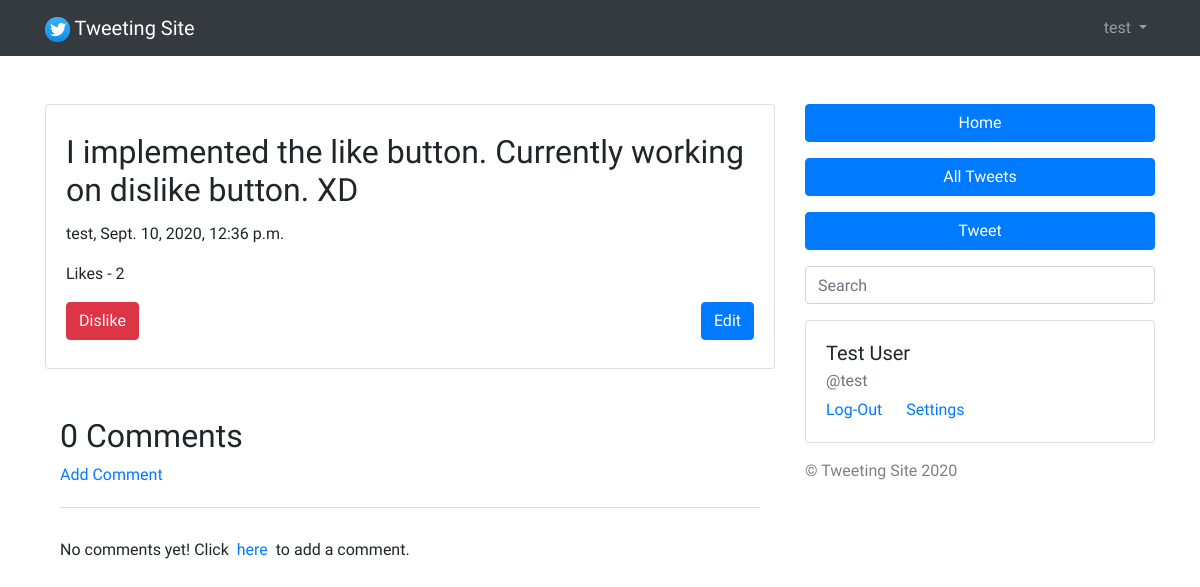
/tweet/test-e066196e-89a2-4fe4-a121-33d15183bd48/ (signed in), run on an earlier commit of the app's database.
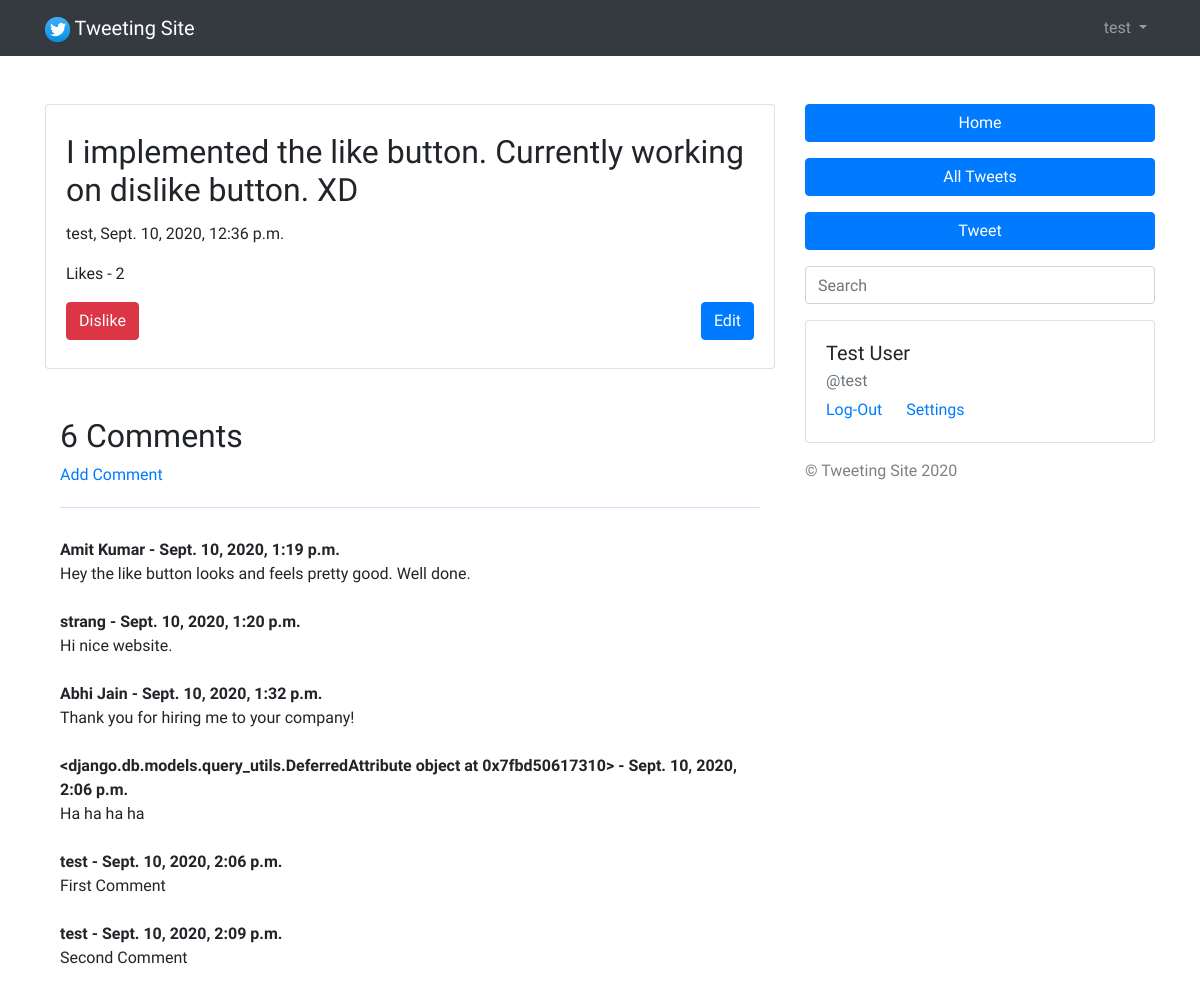
And on a later commit of the database.
### feed/models.py (models this page shows, shortened)
class Tweet(models.Model):
    body = models.TextField(max_length=255, null=False, blank=False)
    date_published = models.DateTimeField(auto_now_add=True, verbose_name='date published')
    date_updated = models.DateTimeField(auto_now=True, verbose_name='date updated')
    author = models.ForeignKey(settings.AUTH_USER_MODEL, on_delete=models.CASCADE)
    likes = models.ManyToManyField(settings.AUTH_USER_MODEL, related_name='tweets')
    slug = models.SlugField(blank=True, unique=True)

class Comment(models.Model):
    tweet = models.ForeignKey(Tweet, related_name='comments', on_delete=models.CASCADE)
    name = models.CharField(max_length=255)
    body = models.TextField()
    date_created = models.DateTimeField(auto_now_add=True)

### user/models.py (models this page shows)
class CustomUser(AbstractUser):
    def __str__(self):
        return self.username

### feed/views.py (the view)
# urls.py: path('<slug>/', tweet_detail_view, name='tweet_detail'),
def tweet_detail_view(request, slug):
    context = {}
    tweet = get_object_or_404(Tweet, slug=slug)
    liked = False
    if tweet.likes.filter(id=request.user.id).exists():
        liked = True
    context['tweet'] = tweet
    context['liked'] = liked
    return render(request, 'feed/tweet_detail.html', context)

### feed/templates/feed/tweet_detail.html (shortened to what this page needs)
{% extends 'base.html' %}
{% load static %}
{% block content %}
<div class="container mt-5">
    <div class="row">
        <div class="col-8">
            <div class="container">
                <div class="row">
                    <div class="card m-auto" style="width:100%">
                        <div class="card-body my-2">
                            <h2 class="card-title">
                                {{tweet.body}}
                            </h2>
                            <p class="card-text">{{tweet.author.username}}, {{tweet.date_published}}
                            </p>
                            <p>Likes - {{ tweet.likes.count }}</p>
                            {% if user.is_authenticated %}
                            <form action="{% url 'like_tweet' tweet.slug %}" method="post">{% csrf_token %}
                                {% if not liked %}
                                    <button type="submit" name="post_id" value="{{tweet.id}}" class="btn btn-success float-left">Like</button>
                                {% else %}
                                    <button type="submit" name="post_id" value="{{tweet.id}}" class="btn btn-danger float-left">Dislike</button>
                                {% endif %}
                            </form>
                            {% endif %}
                            {% if tweet.author == request.user %}
                                <a href="{% url 'tweet_edit' tweet.slug %}" class="btn btn-primary float-right">Edit</a>
                            {% endif %}
                        </div>
                    </div>
                </div>
                <h2 class="mt-5">{{ tweet.comments.all.count }} Comments</h2>
                <a href="{% url 'add_comment' tweet.slug %}">Add Comment</a>
                <hr style="width: 100%;">
                <div class="row mt-3" >
                    <div class="col-12">
                        {% if not tweet.comments.all %}
                            No comments yet! Click <a href="{% url 'add_comment' tweet.slug %}">&nbsp;here&nbsp;</a> to add a comment.
                        {% else %}
                            {% for comment in tweet.comments.all %}
                                <div>
                                <b>{{ comment.name }} - {{ comment.date_created }}</b> <br/>
                                {{ comment.body }}
                                <br><br>
                                </div>
                            {% endfor %}
                        {% endif %}
                    </div>
                </div>
            </div>
        </div>
        <div class="col-4">
            {% include 'feed/sidebar.html' %}
        </div>
    </div>
</div>
{% endblock %}

What changed in the data, as far as the page shows it:
computed for Tweet "I implemented the like button. Currently working on dislike button. XD": comments.all.count "0" → "6"
added Comment: name "Amit Kumar", date_created "Sept. 10, 2020, 1:19 p.m.", body "Hey the like button looks and feels pretty good. Well done."
added Comment: name "strang", date_created "Sept. 10, 2020, 1:20 p.m.", body "Hi nice website."
added Comment: name "Abhi Jain", date_created "Sept. 10, 2020, 1:32 p.m.", body "Thank you for hiring me to your company!"
added Comment: name "<django.db.models.query_utils.DeferredAttribute object at 0x7fbd50617310>", date_created "Sept. 10, 2020, 2:06 p.m.", body "Ha ha ha ha"
added Comment: name "test", date_created "Sept. 10, 2020, 2:06 p.m.", body "First Comment"
added Comment: name "test", date_created "Sept. 10, 2020, 2:09 p.m.", body "Second Comment"
Also different on the page:
text no longer shown: "No comments yet! Click here to add a comment."
